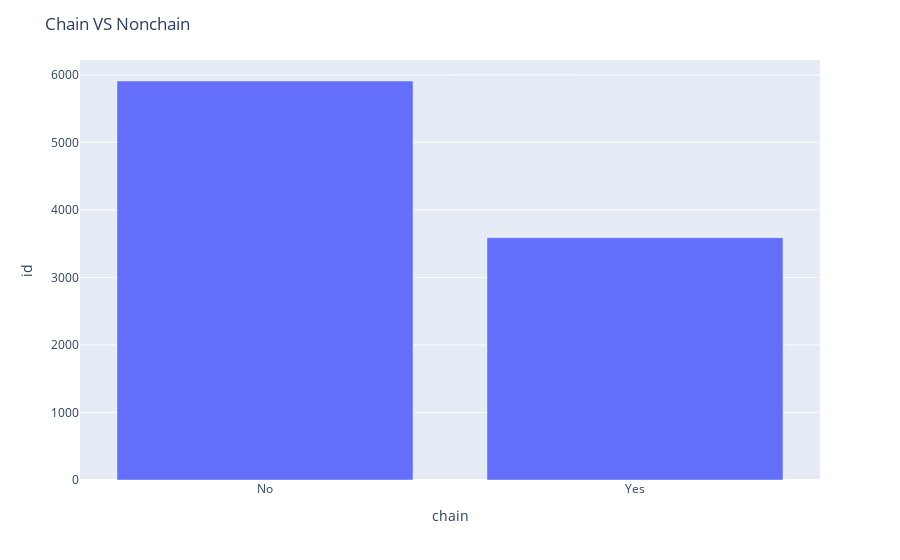

The code cell stored with this chart in its notebook:
### Code cell
chart_data['chain']=chart_data['chain'].apply(lambda x: 'Yes' if x==True else 'No')
fig=px.bar(chart_data, x = 'chain', y = 'id')
fig.update_layout(title='Chain VS Nonchain')
fig.show()

### Figure 1 — Plotly figure (JSON) as saved in the notebook; plotly's stock layout.template omitted (floating-point values rounded to 4 significant figures)
{"data": [{"alignmentgroup": "True", "hovertemplate": "chain=%{x}<br>id=%{y}<extra></extra>", "legendgroup": "", "marker": {"color": "#636efa", "pattern": {"shape": ""}}, "name": "", "offsetgroup": "", "orientation": "v", "showlegend": false, "textposition": "auto", "type": "bar", "x": ["No", "Yes"], "xaxis": "x", "y": [5909, 3589], "yaxis": "y"}], "layout": {"autosize": true, "barmode": "relative", "legend": {"tracegroupgap": 0}, "margin": {"t": 60}, "title": {"text": "Chain VS Nonchain"}, "xaxis": {"anchor": "y", "autorange": true, "domain": [0, 1], "range": [-0.5, 1.5], "title": {"text": "chain"}, "type": "category"}, "yaxis": {"anchor": "x", "autorange": true, "domain": [0, 1], "range": [0, 6220], "title": {"text": "id"}, "type": "linear"}}}
